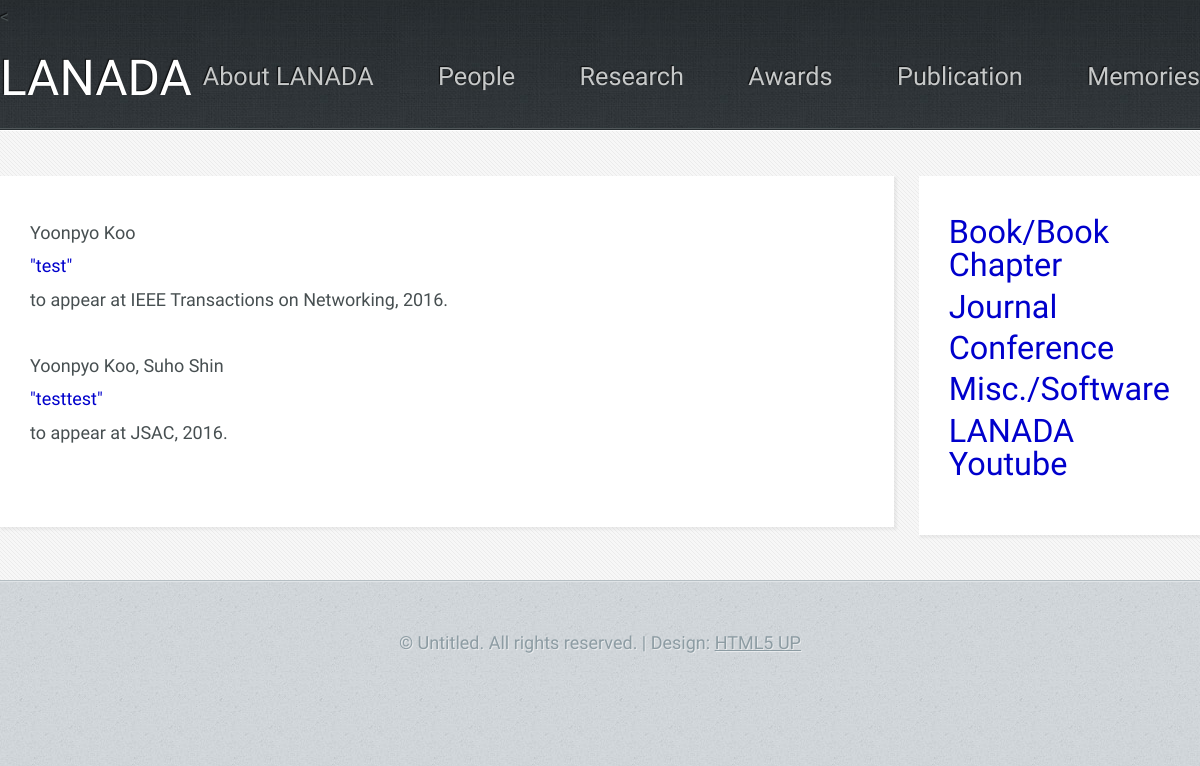
Page /pub/journal/ on the committed database.
### pub/models.py (models this page shows, shortened)
class AbstractPaper(models.Model):
	title = models.CharField(max_length=50)
	author = models.CharField(max_length=50)
	keywords = models.CharField(max_length=50)
	date = models.DateField()
	class Meta:
		abstract = True

@python_2_unicode_compatible
class JournalPaper(AbstractPaper):
	journal_name = models.CharField(max_length=50)
	pdf_file_j = models.FileField(upload_to='paper/journal')
	pdf_filename_j = models.CharField(max_length=50, default=None, blank=True, editable=False)

### pub/views.py (the view)
# urls.py: url(r'journal/$', views.journal),
def journal(request):
	from .models import JournalPaper
	paper_list = JournalPaper.objects.order_by('-date')
	context = {
		'paper_list': paper_list
	}
	return render(request, 'journal.html', context)

### pub/templates/journal.html (shortened to what this page needs)
{% extends 'base.html' %}
{% block content %}
    <div id="content-wrapper">
      <div id="content">
        <div class="container">
          <div class="row">
            <div class="9u">
		      <section>
                {% if paper_list %}
                    {% for paper in paper_list %}
                        {{ paper.author }} <br>
                        <a href="{{ paper.pdf_filename_j }}">
                        "{{ paper.title }}"</a><br>
                        to appear at <em>{{ paper.journal_name }}</em>, {{ paper.date.year }}.<br><br>
                    {% endfor %}
                {% endif %}
              </section>
            </div>
            <div class="3u">
              <section>
                <header>
                  <h2><a href="/pub/book">Book/Book Chapter</a></h2>
                  <h2><a href="/pub/journal">Journal</a></h2>
                  <h2><a href="/pub/conference">Conference</a></h2>
                  <h2><a href="misc">Misc./Software</a></h2>
                  <h2><a href="youtube">LANADA Youtube</a></h2>
                </header>
              </section>
            </div>
          </div>
        </div>
      </div>
    </div>
{% endblock content %}

### memory/static/css/skel.css (style rules this page uses)
html,body,div,span,applet,object,iframe,h1,h2,h3,h4,h5,h6,p,blockquote,pre,a,abbr,acronym,address,big,cite,code,del,dfn,em,img,ins,kbd,q,s,samp,small,strike,strong,sub,sup,tt,var,b,u,i,center,dl,dt,dd,ol,ul,li,fieldset,form,label,legend,table,caption,tbody,tfoot,thead,tr,th,td,article,aside,canvas,details,embed,figure,figcaption,footer,header,hgroup,menu,nav,output,ruby,section,summary,time,mark,audio,video { margin:0;padding:0;border:0;font-size:100%;font:inherit;vertical-align:baseline; }
article,aside,details,figcaption,figure,footer,header,hgroup,menu,nav,section { display:block; }
body { line-height:1; }
body { -webkit-text-size-adjust:none }
*, *:before, *:after { -moz-box-sizing: border-box; -webkit-box-sizing: border-box; box-sizing: border-box; }
.container { margin-left: auto; margin-right: auto; width: 1200px; }
.row { border-bottom: solid 1px transparent; }
.row > * { float: left; }
.row:after, .row:before { content: ''; display: block; clear: both; height: 0; }
.row > * { padding: 25px 0 0 25px; }
.row { margin: -25px 0 -1px -25px; }
.\39 u, .\39 u\24, .\39 u\28 1\29, .\39 u\24\28 1\29 { width: 75%; clear: none; }
.\33 u, .\33 u\24, .\33 u\28 1\29, .\33 u\24\28 1\29 { width: 25%; clear: none; }

### memory/static/css/style.css (style rules this page uses)
body { background: #D4D9DD url('images/bg03.jpg'); }
body, input, textarea, select { color: #474f51; font-size: 13.5pt; font-family: 'Yanone Kaffeesatz'; line-height: 1.85em; font-weight: 300; }
a { text-decoration: underline; }
section > :last-child, .last-child { margin-bottom: 0 !important; }

### static/css/style-desktop.css (style rules this page uses)
body { min-width: 1200px; }
section:last-child { margin-bottom: 0 !important; }
#content-wrapper { background: #f7f7f7 url('images/bg04.png'); border-top: solid 1px #fff; padding: 45px 0 45px 0; }
#content section { background: #fff; padding: 40px 30px 45px 30px; box-shadow: 2px 2px 2px 1px rgba(128,128,128,0.1); margin: 0 0 10% 0; }
#content h2 { font-size: 1.8em; color: #373f42; margin: 0 0 0.25em 0; }
#content a { color: #0000CC; text-decoration: none; }
#content header { margin: 0 0 2em 0; }

### rows in the picture
JournalPaper: author "Yoonpyo Koo", title "test", journal_name "IEEE Transactions on Networking", date.year "2016"
JournalPaper: author "Yoonpyo Koo, Suho Shin", title "testtest", journal_name "JSAC", date.year "2016"
